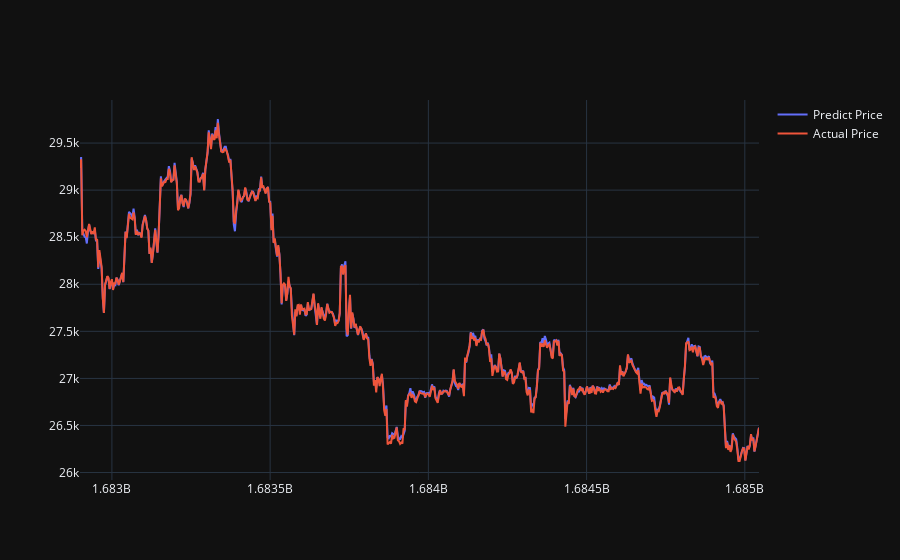

Notebook code cell kept with this figure:
### Markdown cell above
#### Plot predicted and actual line graph with X=dates, Y=USD

### Code cell
predict_chart = go.Scatter(x=predictDates, y=yhat_reshape, name= 'Predict Price')
actual_chart = go.Scatter(x=predictDates, y=testY_reshape, name= 'Actual Price')
py.iplot([predict_chart, actual_chart])

### Figure 1 — Plotly figure (JSON) as saved in the notebook; plotly's stock layout.template omitted (floating-point values rounded to 4 significant figures; data arrays with more than 128 entries replaced by an {"elided": "..."} marker saying what was removed)
{"data": [{"name": "Predict Price", "x": {"elided": "597 int values"}, "y": {"elided": "597 float values"}, "type": "scatter"}, {"name": "Actual Price", "x": {"elided": "597 int values"}, "y": {"elided": "597 float values"}, "type": "scatter"}], "layout": {}}
